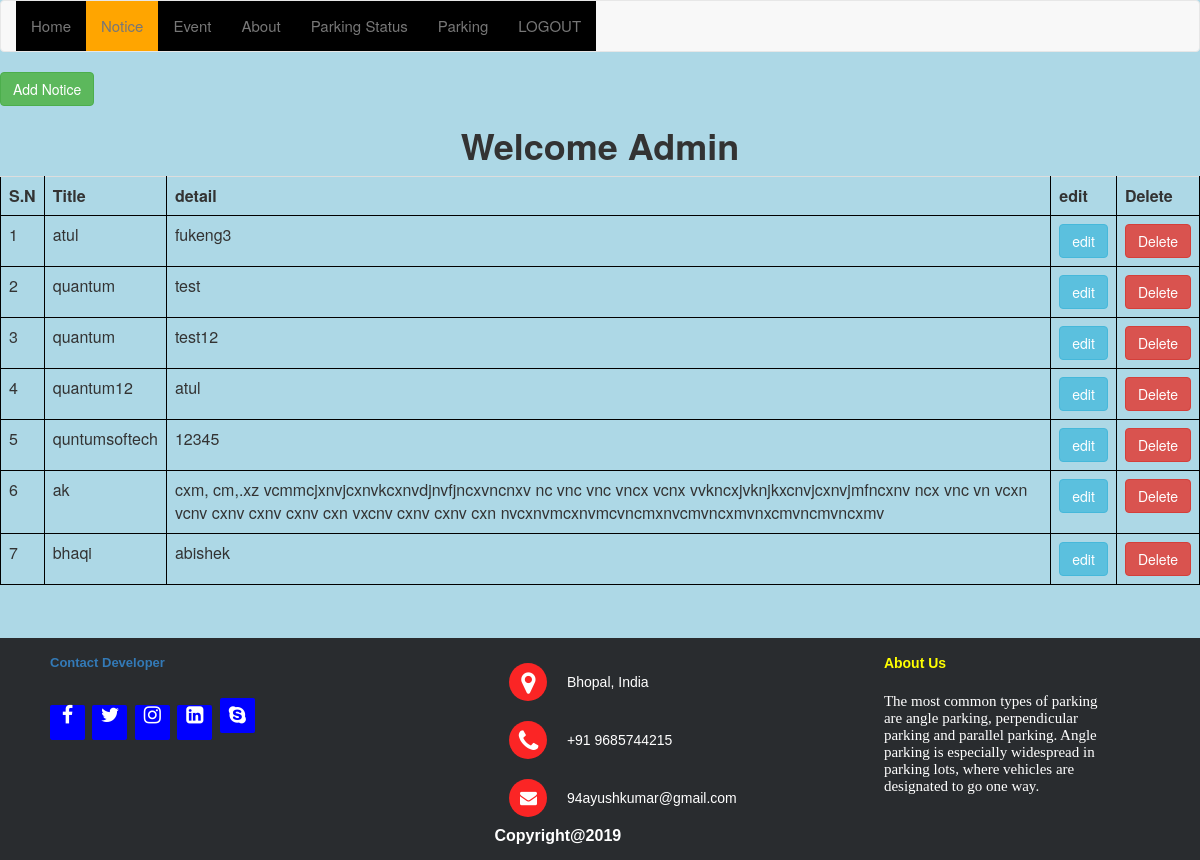
The page /noticelist.php (signed in) on the database its author committed.
### tables this page shows
CREATE TABLE `notice` (
  `id` int(20) NOT NULL,
  `notice_title` varchar(200) NOT NULL,
  `notice_detail` varchar(200) NOT NULL
);

CREATE TABLE `about` (
  `id` int(20) NOT NULL,
  `about` varchar(2000) NOT NULL
);

### about_function.php (called while the page is built)
<?php
include'connection.php';
function getabout(){
	global $con;
	$query="SELECT * FROM `about` ORDER BY id DESC LIMIT 0,5";
	$results = mysqli_query($con,$query);
	return $results;
}
?>

### noticelist.php (the view, shortened to what this page needs)
<!DOCTYPE html
<html>
<head>
		 <link rel="stylesheet" href="https://maxcdn.bootstrapcdn.com/bootstrap/3.4.0/css/bootstrap.min.css">
</head>
<body>
<nav class="navbar navbar-default">
  <div class="container-fluid">
    <ul class="nav navbar-nav">
    	 <ul class="nav navbar-nav">
    <li ><a href="index.php">Home</a></li>
          <li id="rightmenu"><a href="noticelist.php" style="background-color:orange">Notice</a></li>
          <li id="rightmenu"><a href="event.php" style="background-color:">Event</a></li>
          <li id="rightmenu"><a href="about.php" style="background-color:;">About</a></li>
          <li id="rightmenu"><a href="frm_parking_status.php" style="background-color:;">Parking Status</a>
          </li>
          <li id="rightmenu"><a href="parking.php" style="background-color:">Parking</a></li>
          <li id="rightmenu"><a href="logout.php" style="background-color:;  float: right;">LOGOUT</a></li>
  </div>
</nav>
	 <a href="addnotice.php" class="btn btn-success">Add Notice</a>
	 <br>
<?php
include 'connection.php';
$query = "SELECT * FROM `notice`";
$results = mysqli_query($con,$query);
echo "<table class='table' background-color='lightblue'>";
echo "<center><h1><b>Welcome Admin</h1>";
echo "<tr>";
echo "<th>S.N</th>";
echo "<th>Title</th>";
echo "<th>detail</th>";
echo "<th>edit</th>";
echo "<th>Delete</th>";
echo "</tr>";
$i = 1;
while($row = $results->fetch_assoc()) {
echo "<tr>";
echo "<td>".$i."</td>";
echo "<td>".$row['notice_title']."</td>";
echo "<td>".$row['notice_detail']."</td>";
echo "<td><a href='edit.php?id=".$row['id']."' class='btn btn-info'>edit</a></td>";
echo "<td><a href='delete.php?id=".$row['id']."' class='btn btn-danger'>Delete</a></td>";
echo "</tr>";
$i++;
}
echo "</table>";
?>
<?php
	include 'footer.php';
	?>
</body>
</html>

### footer.php (shortened to what this page needs)
<?php
include "about_function.php";
?>
<!DOCTYPE html>
<html>
<head>
  <link rel="stylesheet" href="https://cdnjs.cloudflare.com/ajax/libs/font-awesome/4.7.0/css/font-awesome.min.css">
</head>
<body>
<footer class="footer-distributed">
      <div class="footer-left">
 <p class="footer-company-about">
  <b><a href="developer.php" id="">Contact Developer</a>
        <div class="footer-icons">
          <a href=" https://www.facebook.com/talk2ayush"><i class="fa fa-facebook"></i></a>
          <a href="#"><i class="fa fa-twitter"></i></a>
          <a href="https://www.instagram.com/mr_ayush_verma/"><i class="fa fa-instagram"></i></a>
<a href="https://www.linkedin.com/in/ayush-kumar-8bb9aa17b/" target="_blank"><i class="fa fa-linkedin-square"></i></a>
         <a href="https://web.skype.com/" class="fa fa-skype"></a>
        </div>
      </div>
      <div class="footer-center">
        <div>
          <i class="fa fa-map-marker"></i>
          <p><span> Bhopal, India</span></p>
        </div>
        <div>
          <i class="fa fa-phone"></i>
          <p><span>+91 9685744215</span></p>
        </div>
        <div>
          <i class="fa fa-envelope"></i>
          <p><span>94ayushkumar@gmail.com</span></p>
        </div>
<div>
  <p><strong>Copyright@2019</strong></p>
</div>
      </div>
      <div class="footer-right">
        <p class="footer-company-about">
        <span>About Us </span>
<?php
    $aboutData = getabout();
  ?>
    <?php while($row = $aboutData->fetch_assoc()) { ?>
      <h3>
          <?php echo $row['about'];?>
     </h3>
 <?php   }   ?>
      </div>
    </footer>
</body>
</html>

### noticelist.php (style rules this page uses)
.navbar ul li a { border: none; outline: none; background-color:black; cursor: pointer; }
body { font-size: 15px; line-height: 1.88571; background-color:lightblue; }
table, th, td { border: 1px solid black; border-collapse: collapse; }
th, td { padding: 15px; }

### footer.php (style rules this page uses)
.footer-distributed { background-color: #292c2f; box-shadow: 0 1px 1px 0 rgba(0, 0, 0, 0.12); box-sizing: border-box; width: 100%; text-align: left; font: bold 16px sans-serif; padding: 15px 50px; margin-top: 5px; }
.footer-distributed .footer-left, .footer-distributed .footer-center, .footer-distributed .footer-right { display: inline-block; vertical-align: top; }
.footer-distributed .footer-left { width: 40%; }
.footer-distributed h3 { color: #ffffff; font: normal 15px 'Cookie', cursive; margin: 0; }
.footer-distributed .footer-center { width: 35%; }
.footer-distributed .footer-center i { background-color: #fb2525; color: #ffffff; font-size: 25px; width: 38px; height: 38px; border-radius: 50%; text-align: center; line-height: 42px; margin: 10px 15px; vertical-align: middle; }
.footer-distributed .footer-center i.fa-envelope { font-size: 17px; line-height: 38px; }
.footer-distributed .footer-center p { display: inline-block; color: #ffffff; vertical-align: middle; margin:0; }
.footer-distributed .footer-center p span { display:block; font-weight: normal; font-size:14px; line-height:2; }
.footer-distributed .footer-right { width: 20%; }
.footer-distributed .footer-company-about { line-height: 20px; color: white; font-size: 13px; font-weight: normal; margin: 0; }
.footer-distributed .footer-company-about span { display: block; color: yellow; font-size: 14px; font-weight: bold; margin-bottom: 20px; }
.footer-distributed .footer-icons { margin-top: 25px; }
.footer-distributed .footer-icons a { display: inline-block; width: 35px; height: 35px; cursor: pointer; background-color: blue; border-radius: 2px; font-size: 20px; color: #ffffff; text-align: center; line-height: 35px; margin-right: 3px; margin-bottom: 5px; }

### rows shown on the page
notice: notice_title "atul", notice_detail "fukeng3"
notice: notice_title "quantum", notice_detail "test"
notice: notice_title "quantum", notice_detail "test12"
notice: notice_title "quantum12", notice_detail "atul"
notice: notice_title "quntumsoftech", notice_detail "12345"
notice: notice_title "ak", notice_detail "cxm, cm,.xz vcmmcjxnvjcxnvkcxnvdjnvfjncxvncnxv nc vnc vnc vncx vcnx vvkncxjvknjkxcnvjcxnvjmfncxnv ncx vnc vn vcxn vcnv cxnv cxnv cxnv cxn vxcnv cxnv cxnv cxn nvcxnvmcxnvmcvncmxnvcmvncxmvnxcmvncmvncxmv"
notice: notice_title "bhaqi", notice_detail "abishek"
about: about "The most common types of parking are angle parking, perpendicular parking and parallel parking. Angle parking is especially widespread in parking lots, where vehicles are designated to go one way."
